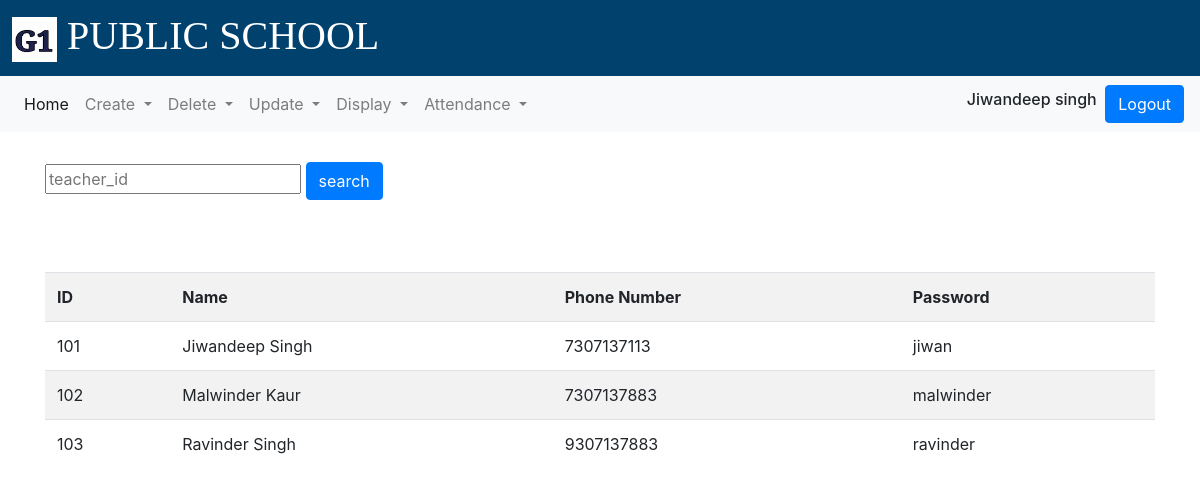
The page /g1/display_tid.php (signed in) on the database its author committed.
### tables this page shows
CREATE TABLE `teacher_login` (
  `id` varchar(20) NOT NULL,
  `password` varchar(30) NOT NULL,
  `name` text NOT NULL,
  `phone_no` text NOT NULL,
  `class_incharge` varchar(10) NOT NULL,
  `class_section` varchar(10) NOT NULL
);

### g1/display_tid.php (the view, shortened to what this page needs)
<?php
$n=$_SESSION["name"];
include('connection.php');
$idd=$_SESSION["ID"];
 $sql = "select *from admin_login where id = '$idd' ";
        $result = mysqli_query($link, $sql);
        $count = mysqli_num_rows($result);
        if($count == 0){
            }
    else{
?>
<!DOCTYPE html>
<html lang="en">
    <head>
    <link rel="stylesheet" href="https://cdn.jsdelivr.net/npm/bootstrap@4.4.1/dist/css/bootstrap.min.css">
        <link rel="stylesheet" href="https://cdn.jsdelivr.net/npm/bootstrap@4.3.1/dist/css/bootstrap.min.css">
           </head>
    <body class="bg" >
        <p class="heading"><image class="logo" src="logo.jpg"></image>  PUBLIC SCHOOL</p>
        <div class="head1">
        <nav class="navbar navbar-expand-lg navbar-light bg-light" >
  <div class="collapse navbar-collapse" id="navbarSupportedContent">
    <ul class="navbar-nav mr-auto">
      <li class="nav-item active">
        <a class="nav-link" href="http://localhost/g1/admin_page.php">Home <span class="sr-only">(current)</span></a>
      </li>
      <li class="nav-item dropdown">
        <a class="nav-link dropdown-toggle" href="#" id="navbarDropdown" role="button" data-toggle="dropdown" aria-haspopup="true" aria-expanded="false">
          Create
        </a>
      <li class="nav-item dropdown">
        <a class="nav-link dropdown-toggle" href="#" id="navbarDropdown" role="button" data-toggle="dropdown" aria-haspopup="true" aria-expanded="false">
          Delete
        </a>
      </li>
      <li class="nav-item dropdown">
        <a class="nav-link dropdown-toggle" href="#" id="navbarDropdown" role="button" data-toggle="dropdown" aria-haspopup="true" aria-expanded="false">
          Update
        </a>
        </li>
        <li class="nav-item dropdown">
        <a class="nav-link dropdown-toggle" href="#" id="navbarDropdown" role="button" data-toggle="dropdown" aria-haspopup="true" aria-expanded="false">
          Display
        </a>
        </li>
       <li class="nav-item dropdown">
        <a class="nav-link dropdown-toggle" href="#" id="navbarDropdown" role="button" data-toggle="dropdown" aria-haspopup="true" aria-expanded="false">
          Attendance
        </a>
        </li>
    </ul>
    <form class="form-inline my-2 my-lg-0">
      <form class="form-inline my-2 my-lg-0">
      <?php
        echo "<h6>  $n &nbsp </h6> ";
       ?>
    </form>
   <a href= "http://localhost/g1/index.php"> <input class="btn btn-primary" type="submit" name="Logout" value="Logout"></a>
  </div>
</nav>
        </div>
                  <div class="container">
            <form method="POST" >
                <input type="text" name="id1" placeholder="teacher_id">
                <input class="btn btn-primary" type="submit" name="check" value="search">
                </form>
                      <br>
                      <br>
                      <br>
                       <?php
                          $sql = "select *from `teacher_login` ";
                        $result1 = mysqli_query($link, $sql);
                        $data = mysqli_fetch_array($result1, MYSQLI_ASSOC);
                         $count = mysqli_num_rows($result1);
                              if($count == 0)
                           {
                               echo "<div class='alert alert-danger' role='alert'  > ID  is not available </div>";
                           } else
                              {
                      ?>
                      <table class="table table-striped">
                <tr>
                <th>ID</th>
                <th>Name</th>
                <th>Phone Number</th>
                <th>Password</th>
                </tr>
                           <tr>
                <td> <?php echo $data["id"]; ?> </td>
                <td> <?php echo $data["name"]; ?> </td>
                <td> <?php echo $data["phone_no"]; ?></td>
                <td> <?php echo $data["password"]; ?></td>
                </tr>
                        <?php
                                  while($data=$result1->fetch_assoc())
                        {
                          ?>
                           <tr>
                <td> <?php echo $data["id"]; ?> </td>
                <td> <?php echo $data["name"]; ?> </td>
                <td> <?php echo $data["phone_no"]; ?></td>
                <td> <?php echo $data["password"]; ?></td>
                </tr>
               <?php
                                  }
                          ?>
            </table>
                       <?php
                              }
    }
                                     ?>
                    </div>
    </body>
</html>

### g1/display_tid.php (style rules this page uses)
.heading { font-family:Stencil; background-color:#00416D; position:relative; left:0; top:-14px; width:100%; height: 90px; color:white; font-size:40px; padding-left:12px; padding-top: 20px; }
.bg { height: 100%; background-position: center; background-repeat: no-repeat; background-size: cover; }
.logo { width:45px; height:45px; }
.head1 { position:relative; left:0; top:-30px; }

### rows shown on the page
teacher_login: id "101", name "Jiwandeep Singh", phone_no "7307137113", password "jiwan"
teacher_login: id "102", name "Malwinder Kaur", phone_no "7307137883", password "malwinder"
teacher_login: id "103", name "Ravinder Singh", phone_no "9307137883", password "ravinder"

### other values the page prints
$n "Jiwandeep singh"
